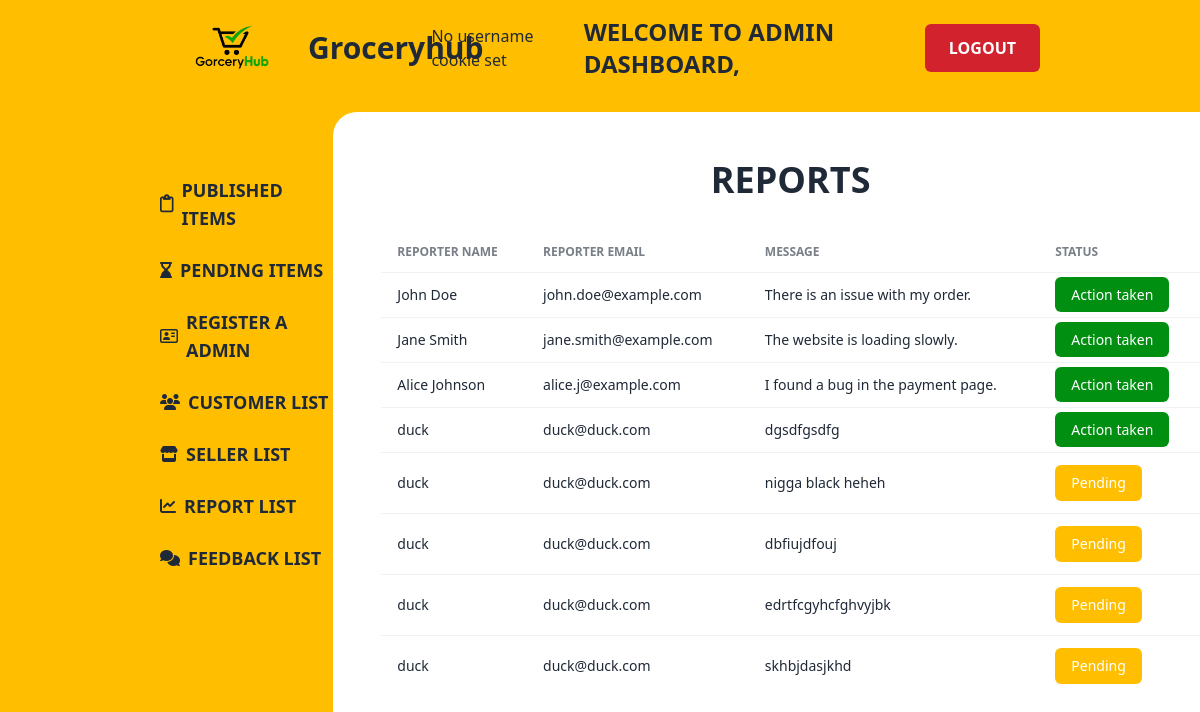
Page /src/viewer/reportList.php on the committed database.
### tables this page shows
CREATE TABLE `reports` (
  `report_id` int(11) NOT NULL,
  `reporter_name` varchar(100) NOT NULL,
  `reporter_email` varchar(60) NOT NULL,
  `message` text NOT NULL,
  `time` datetime DEFAULT current_timestamp(),
  `replymessage` text DEFAULT '',
  `status` int(11) DEFAULT 0,
  `selleremail` varchar(100) DEFAULT NULL
);

### src/viewer/reportList.php (the view, shortened to what this page needs)
<!DOCTYPE html>
<html data-theme="light" lang="en" style="scroll-behavior: smooth;">
<head>
    <link href="https://cdn.jsdelivr.net/npm/daisyui@4.7.3/dist/full.min.css" rel="stylesheet" type="text/css" />
    <link rel="stylesheet" href="https://cdn.jsdelivr.net/npm/sweetalert2@11/dist/sweetalert2.min.css">
    <script src="https://cdn.tailwindcss.com"></script>
</head>
<body class="bg-yellowPrimary">
    <header>
      <?php include 'navbar2.php'; ?>
    </header>
    <main>
      <section class="pl-40 pt-4 h-screen">
        <div class="grid grid-cols-6">
            <div class="mt-16">
                <?php include 'sidebar.php'; ?>
            </div>
            <div class="col-span-5 bg-white rounded-tl-3xl h-screen pl-12 pt-12">
                <div>
                    <h1 class="text-4xl font-bold uppercase text-center mb-8">Reports</h1>
                </div>
                <div class='overflow-x-auto'>
                    <table class='table'>
                        <thead>
                            <tr>
                                <th class="uppercase">Reporter Name</th>
                                <th class="uppercase">Reporter Email</th>
                                <th class="uppercase">Message</th>
                                <th class="uppercase">Status</th>
                            </tr>
                        </thead>
                        <tbody>
                        <?php
                            require_once('DBconnect.php');
                            $query = "SELECT * FROM reports";
                            $result = mysqli_query($conn, $query);
                            if (mysqli_num_rows($result) > 0){
                                while ($row = mysqli_fetch_assoc($result)){
                                    $reportid = $row['report_id'];
                                    $reporterName = $row['reporter_name'];
                                    $reporterEmail = $row['reporter_email'];
                                    $message = $row['message'];
                                    $status = $row['status'];
                                    ?>
                                    <tr>
                                        <td><?php echo $reporterName ?></td>
                                        <td><?php echo $reporterEmail ?></td>
                                        <td><?php echo $message ?></td>
                                        <td>
                                            <?php if ($status == '0') { ?>
                                                <Button onclick="handleReportAction('<?php echo$reportid?>','1')" class="bg-yellowPrimary text-white px-4 py-2 rounded-md">Pending</Button>
                                            <?php } else { ?>
                                                <span class="bg-greenSecondary text-white px-4 py-2 rounded-md">Action taken</span>
                                            <?php } ?>
                                        </td>
                                    </tr>
                            <?php
                                }
                            }?>
                        </tbody>
                    </table>
                </div>
            </div>
        </div>
      </section>
    </main>
</body>
</html>

### rows in the picture
reports: reporter_name "John Doe", reporter_email "john.doe@example.com", message "There is an issue with my order.", status "Action taken"
reports: reporter_name "Jane Smith", reporter_email "jane.smith@example.com", message "The website is loading slowly.", status "Action taken"
reports: reporter_name "Alice Johnson", reporter_email "alice.j@example.com", message "I found a bug in the payment page.", status "Action taken"
reports: reporter_name "duck", reporter_email "duck@duck.com", message "dgsdfgsdfg", status "Action taken"
reports: reporter_name "duck", reporter_email "duck@duck.com", message "nigga black heheh"
reports: reporter_name "duck", reporter_email "duck@duck.com", message "dbfiujdfouj"
reports: reporter_name "duck", reporter_email "duck@duck.com", message "edrtfcgyhcfghvyjbk"
reports: reporter_name "duck", reporter_email "duck@duck.com", message "skhbjdasjkhd"
